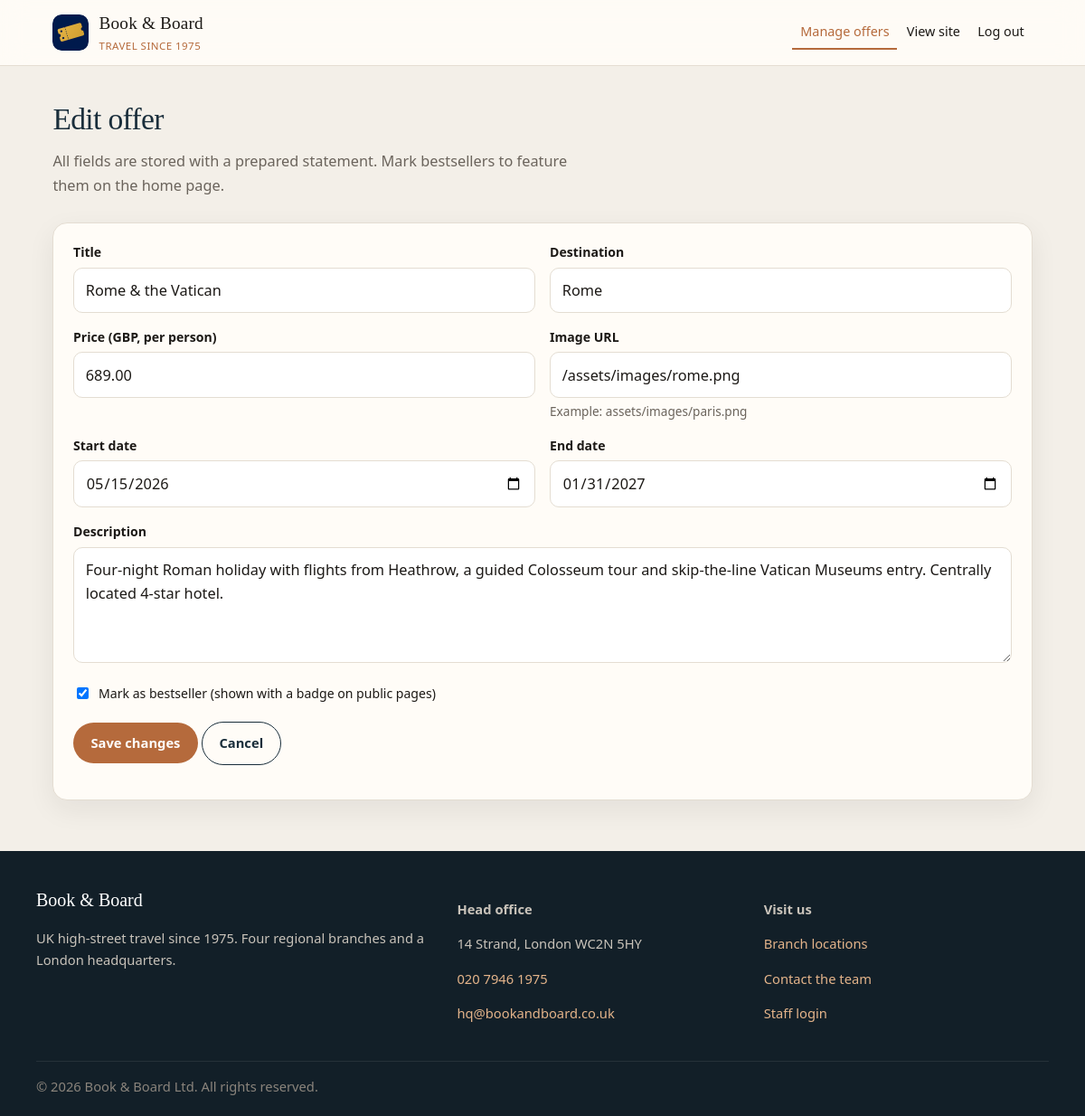
Screenshot of /v1/admin/edit-offer.php?id=2 (signed in) with the database file from the repository.
### tables this page shows
CREATE TABLE offers (
  id            INT AUTO_INCREMENT PRIMARY KEY,
  title         VARCHAR(150) NOT NULL,
  description   TEXT,
  destination   VARCHAR(100),
  price         DECIMAL(10,2) NOT NULL,
  image_url     VARCHAR(255),
  is_bestseller TINYINT(1) DEFAULT 0,
  start_date    DATE,
  end_date      DATE,
  created_at    TIMESTAMP DEFAULT CURRENT_TIMESTAMP,
  updated_at    TIMESTAMP DEFAULT CURRENT_TIMESTAMP ON UPDATE CURRENT_TIMESTAMP,
  INDEX idx_offers_end_date (end_date),
  INDEX idx_offers_bestseller (is_bestseller)
);

### v1/includes/functions.php (called while the page is built, shortened)
<?php
function escape($value): string
{
    return htmlspecialchars((string) $value, ENT_QUOTES, 'UTF-8');
}
function app_url(string $path = ''): string
{
    $path = ltrim($path, '/');
    $scriptName = str_replace('\\', '/', (string) ($_SERVER['SCRIPT_NAME'] ?? ''));
    $scriptDir  = str_replace('\\', '/', dirname($scriptName));
    if (preg_match('#/admin$#', $scriptDir) || $scriptDir === '/admin') {
        return '../' . $path;
    }
    return $path;
}

### v1/admin/edit-offer.php (the view, shortened to what this page needs)
<?php
require_once __DIR__ . '/../includes/functions.php';
$pdo = get_pdo();
$offerId = isset($_GET['id']) ? (int) $_GET['id'] : 0;
$isEdit  = $offerId > 0;
$fields = [
    'title'         => '',
    'description'   => '',
    'destination'   => '',
    'price'         => '',
    'image_url'     => '',
    'is_bestseller' => '0',
    'start_date'    => '',
    'end_date'      => '',
];
if ($isEdit && $_SERVER['REQUEST_METHOD'] !== 'POST') {
    $load = $pdo->prepare('SELECT * FROM offers WHERE id = ? LIMIT 1');
    $load->execute([$offerId]);
    $row = $load->fetch();
    foreach ($fields as $key => $unused) {
        $fields[$key] = (string) ($row[$key] ?? '');
    }
}
require __DIR__ . '/../includes/header.php';
?>
<div class="page-intro">
    <h1><?php echo $isEdit ? 'Edit offer' : 'Add an offer'; ?></h1>
    <p class="lede">All fields are stored with a prepared statement. Mark bestsellers to feature them on the home page.</p>
</div>
<section class="form-panel">
    <form method="post" action="" data-validate novalidate>
        <div class="form-grid two">
            <div>
                <label for="title">Title</label>
                <input type="text" id="title" name="title" required value="<?php echo escape($fields['title']); ?>">
            </div>
            <div>
                <label for="destination">Destination</label>
                <input type="text" id="destination" name="destination" required value="<?php echo escape($fields['destination']); ?>">
            </div>
            <div>
                <label for="price">Price (GBP, per person)</label>
                <input type="number" id="price" name="price" min="0" step="0.01" required value="<?php echo escape($fields['price']); ?>">
            </div>
            <div>
                <label for="image_url">Image URL</label>
                <input type="text" id="image_url" name="image_url" value="<?php echo escape($fields['image_url']); ?>">
                <p class="field-hint">Example: assets/images/paris.png</p>
            </div>
            <div>
                <label for="start_date">Start date</label>
                <input type="date" id="start_date" name="start_date" value="<?php echo escape($fields['start_date']); ?>">
            </div>
            <div>
                <label for="end_date">End date</label>
                <input type="date" id="end_date" name="end_date" value="<?php echo escape($fields['end_date']); ?>">
            </div>
            <div class="full" style="grid-column:1/-1;">
                <label for="description">Description</label>
                <textarea id="description" name="description"><?php echo escape($fields['description']); ?></textarea>
            </div>
            <div class="checkbox-row">
                <input type="checkbox" id="is_bestseller" name="is_bestseller" value="1" <?php echo $fields['is_bestseller'] === '1' ? 'checked' : ''; ?>>
                <label for="is_bestseller">Mark as bestseller (shown with a badge on public pages)</label>
            </div>
        </div>
        <p style="margin-top:1.25rem;">
            <button type="submit" class="btn"><?php echo $isEdit ? 'Save changes' : 'Create offer'; ?></button>
            <a class="btn btn-ghost" href="<?php echo escape(app_url('admin/manage-offers.php')); ?>">Cancel</a>
        </p>
    </form>
</section>
<?php require __DIR__ . '/../includes/footer.php'; ?>

### v1/assets/css/styles.css (style rules this page uses)
:root { --ink: #1c1916; --muted: #6b645c; --stone: #f3efe8; --paper: #fffcf7; --line: #e4ddd2; --navy: #1a2e3b; --navy-dark: #121f28; --copper: #b56a3c; --copper-dark: #8c4e2a; --sea: #3d6b66; --danger: #9b2c2c; --success: #276749; --shadow: 0 10px 30px rgba(28, 25, 22, 0.07); --radius: 16px; --max: 1120px; --font-display: "Iowan Old Style", "Palatino Linotype", Palatino, Georgia, serif; --font-ui: "Avenir Next", "Segoe UI", system-ui, sans-serif; }
*, *::before, *::after { box-sizing: border-box; }
html { scroll-behavior: smooth; }
body { margin: 0; font-family: var(--font-ui); font-size: 1.02rem; line-height: 1.6; color: var(--ink); background: var(--stone); }
a { color: var(--sea); text-decoration: none; }
.page-intro { margin-bottom: 1.75rem; }
.page-intro h1, .section-heading h2, .page-intro h1 { font-family: var(--font-display); }
.page-intro h1 { margin: 0 0 0.45rem; font-size: 2.1rem; font-weight: 500; letter-spacing: -0.02em; color: var(--navy); }
.lede { color: var(--muted); margin: 0; max-width: 38rem; }
.btn { display: inline-block; font-family: var(--font-ui); font-size: 0.92rem; padding: 0.7rem 1.15rem; border-radius: 999px; border: 1.5px solid transparent; cursor: pointer; text-decoration: none; background: var(--copper); color: #fff; font-weight: 650; }
.btn-ghost { background: transparent; border-color: var(--navy); color: var(--navy); }
.form-panel { background: var(--paper); border: 1px solid var(--line); border-radius: var(--radius); padding: 1.35rem; box-shadow: var(--shadow); }
.form-grid { display: grid; gap: 1rem; }
.form-grid .full { grid-column: 1 / -1; }
label { display: block; font-weight: 600; font-size: 0.88rem; margin-bottom: 0.3rem; }
input[type="text"], input[type="email"], input[type="password"], input[type="tel"], input[type="number"], input[type="date"], input[type="datetime-local"], select, textarea { width: 100%; padding: 0.7rem 0.8rem; border: 1px solid var(--line); border-radius: 10px; font: inherit; background: #fff; color: var(--ink); }
textarea { min-height: 8rem; resize: vertical; }
.field-hint { color: var(--muted); font-size: 0.85rem; margin: 0.25rem 0 0; }
.checkbox-row { display: flex; align-items: center; gap: 0.5rem; }
.checkbox-row label { margin: 0; font-weight: 500; }
@media (min-width: 768px) { .form-grid.two { grid-template-columns: 1fr 1fr; } }

### rows the page displays
offers: title "Rome & the Vatican", destination "Rome", price "689.00", image_url "/assets/images/rome.png", start_date "05/15/2026", end_date "01/31/2027", description "Four-night Roman holiday with flights from Heathrow, a guided Colosseum tour and skip-the-line Vatican Museums entry. Centrally located 4-star hotel.", is_bestseller "☑"
